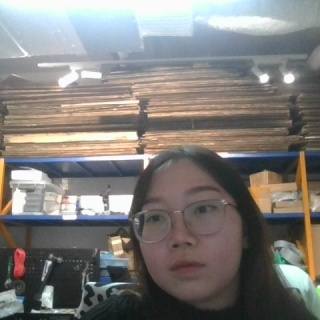
#> input picture projects/data/der4/Image1.jpg, 320 x 320 px
$ python -i image_processing.py   (imports and definitions only)
#> lines starting #> are read from the running program, lines starting #| are printed output that depends on the picture; after the words box and inside, x2 and y2 are one past the last pixel; in counts of white or black regions, pixels touching at a corner belong together
#> further down, picture is the input picture: shape (320, 320, 3); mean B, G, R 122, 125, 128
# src/modules/library/functions/image_processing.py
#
# ============================================================
#  AI Coding Lab — Image Processing Functions
#  Student-friendly wrappers around OpenCV.
#  Students call these clean names; OpenCV is hidden inside.
# ============================================================

import cv2
import numpy as np


# [348 lines left out: functions convert_to_gray, resize_image, apply_blur, detect_edges, flip_image, adjust_brightness and 8 more, not called in this run]


def detect_contours(input_image):
    """
    Find and draw object contours/outlines on the image.

    Converts to grayscale, applies binary thresholding, finds
    contours, and draws them in green on a copy of the original.

    Parameters
    ----------
    input_image : ndarray
        A color (BGR) or grayscale image.

    Returns
    -------
    ndarray or None
        A copy of the image with contours drawn in green,
        or None on error.
    """
    try:
        # Prepare grayscale for contour detection
        if len(input_image.shape) == 3:
            gray = cv2.cvtColor(input_image, cv2.COLOR_BGR2GRAY)
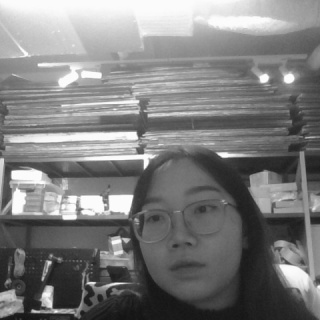
#> gray: shape (320, 320); min 19, max 255, mean 125.5
            output = input_image.copy()
        else:
            gray = input_image
            output = cv2.cvtColor(input_image, cv2.COLOR_GRAY2BGR)

        _, thresh = cv2.threshold(gray, 127, 255, cv2.THRESH_BINARY)
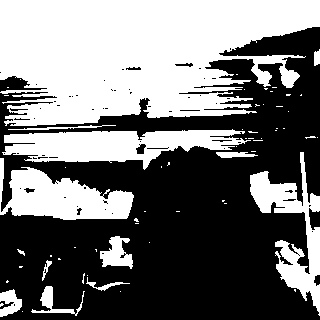
#> thresh: shape (320, 320); 45.5% white; 62 white regions (49 under 20 px)
        contours, _ = cv2.findContours(thresh, cv2.RETR_TREE, cv2.CHAIN_APPROX_SIMPLE)
#> contours = 132 contours, 106 with area under 20; largest, box (x1, y1, x2, y2) and area: (0, 0, 320, 126) 29476, (2, 129, 251, 170) 5316, (0, 158, 134, 220) 4328, (250, 152, 320, 316) 3515, (100, 236, 133, 269) 582
        cv2.drawContours(output, contours, -1, (0, 255, 0), 2)
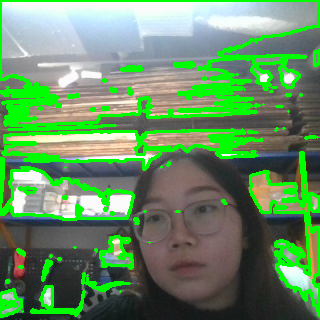
#> output: shape (320, 320, 3); 17.22% of pixels changed, all inside (x1, y1, x2, y2) = (0, 0, 320, 318)
        return output
    except Exception as e:
        print(f"[Image] Error in detect_contours: {e}")
        return None

>>> import cv2
>>> picture = cv2.imread('../../../../projects/data/der4/Image1.jpg')
>>> result = detect_contours(picture)

$ run again, on projects/data/der4/Image2.jpg
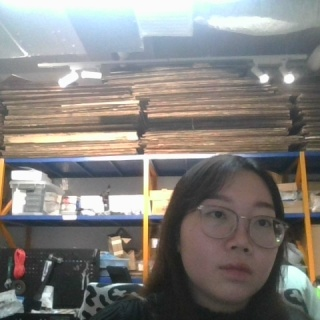
#> input picture projects/data/der4/Image2.jpg, 320 x 320 px
#> picture is the input picture: shape (320, 320, 3); mean B, G, R 124.6, 128.1, 131.3
#> in detect_contours, `_, thresh = cv2.threshold(gray, 127, 255, cv2.THRESH_BINARY)`:
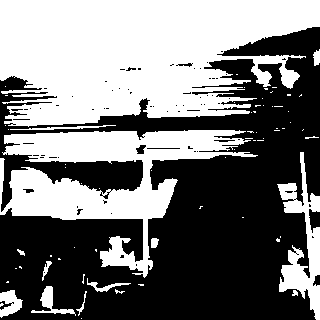
#> thresh: shape (320, 320); 47.3% white; 68 white regions (53 under 20 px)
#> contours = 150 contours, 126 with area under 20; largest, box (x1, y1, x2, y2) and area: (0, 0, 320, 127) 29601, (0, 130, 258, 278) 12888, (277, 152, 320, 320) 2478, (0, 290, 23, 318) 338, (31, 286, 76, 316) 295
#> in detect_contours, `cv2.drawContours(output, contours, -1, (0, 255, 0), 2)`:
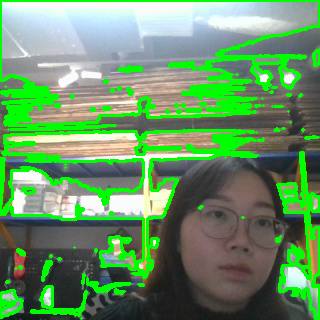
#> output: shape (320, 320, 3); 17.96% of pixels changed, all inside (x1, y1, x2, y2) = (0, 0, 320, 320)
